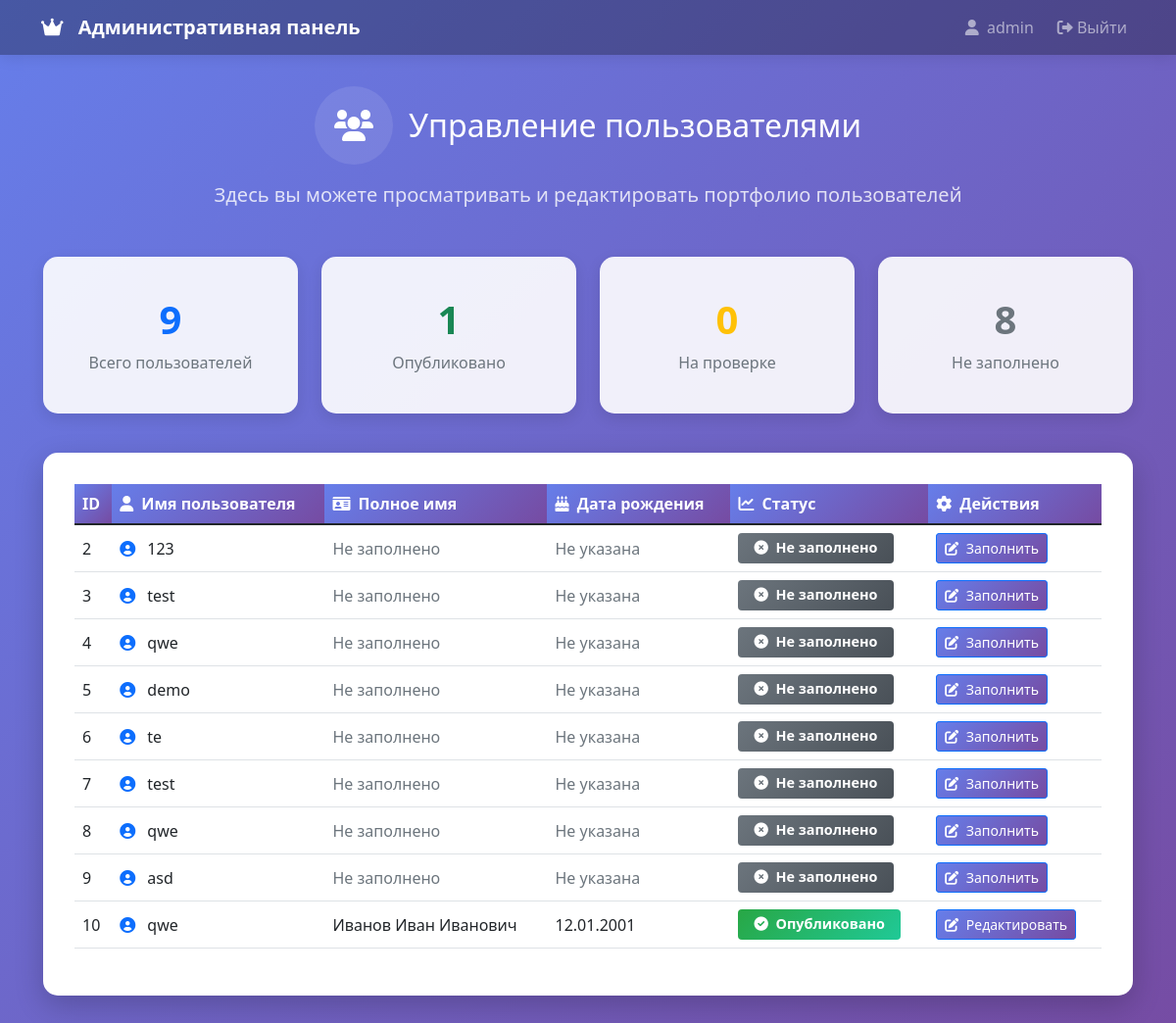
The page /admin (signed in) on the database its author committed.
### tables this page shows
CREATE TABLE users (
    id INTEGER PRIMARY KEY,
    username TEXT NOT NULL,
    password TEXT NOT NULL
    );

CREATE TABLE user_profiles (
        id INTEGER PRIMARY KEY AUTOINCREMENT,
        user_id INTEGER,
        full_name TEXT,
        birth_date TEXT,
        email TEXT,
        phone TEXT,
        bio TEXT,
        skills TEXT,
        job_position TEXT,
        salary_expectations TEXT,
        education TEXT,
        courses TEXT,
        certificates TEXT,
        github TEXT,
        linkedin TEXT,
        vk TEXT,
        telegram TEXT,
        portfolio_link TEXT,
        photo TEXT,
        experience TEXT,
        languages TEXT,
        is_completed BOOLEAN DEFAULT FALSE,
        FOREIGN KEY (user_id) REFERENCES users (id)
    );

### app.py (the view)
@app.route('/admin')
def admin():
    if 'username' not in session:
        return redirect('/login')
    if session['username'] != 'admin':
        return redirect('/user')
    try:
        connection = get_db_connection()
        users = connection.execute('''
            SELECT u.id, u.username, up.full_name, up.birth_date, up.is_completed
            FROM users u
            LEFT JOIN user_profiles up ON u.id = up.user_id
            WHERE u.username != 'admin'
            ORDER BY up.is_completed, u.id
        ''').fetchall()
        connection.close()
    except Exception as e:
        print(f"Ошибка получения пользователей: {e}")
        users = []
    return render_template('admin.html', users=users, username=session['username'])

### app.py (called while the page is built)
def get_db_connection():
    database_url = os.environ.get('DATABASE_URL')
    if database_url and database_url.startswith('postgresql://'):
        pass
    conn = sqlite3.connect('users.db')
    conn.row_factory = sqlite3.Row
    return conn

### templates/admin.html (shortened to what this page needs)
<!DOCTYPE html>
<html lang="ru">
<head>
    <link href="{{ url_for('static', filename='css/style.css') }}" rel="stylesheet">
    <link href="https://cdn.jsdelivr.net/npm/bootstrap@5.1.3/dist/css/bootstrap.min.css" rel="stylesheet">
    <link rel="stylesheet" href="https://cdnjs.cloudflare.com/ajax/libs/font-awesome/6.0.0/css/all.min.css">
</head>
<body class="admin-dashboard">
    <nav class="navbar navbar-expand-lg navbar-dark" style="background: rgba(0, 0, 0, 0.3);">
        <div class="container">
            <a class="navbar-brand" href="/admin">
                <i class="fas fa-crown"></i>
                <span>Административная панель</span>
            </a>
            <div class="navbar-nav ms-auto">
                <span class="navbar-text me-3">
                    <i class="fas fa-user me-1"></i> {{ username }}
                </span>
                <a class="nav-link" href="/logout">
                    <i class="fas fa-sign-out-alt"></i> Выйти
                </a>
            </div>
        </div>
    </nav>
    <div class="admin-content">
        <div class="admin-header fade-in">
            <div class="d-flex align-items-center justify-content-center mb-3 flex-column flex-md-row">
                <div class="icon-circle">
                    <i class="fas fa-users"></i>
                </div>
                <h1 class="h2 mb-0 ms-0 ms-md-3 mt-3 mt-md-0">Управление пользователями</h1>
            </div>
            <p class="lead" style="color: rgba(255, 255, 255, 0.8);">
                Здесь вы можете просматривать и редактировать портфолио пользователей
            </p>
        </div>
        <div class="container">
            <div class="row mb-4">
                <div class="col-md-3 col-6 mb-3">
                    <div class="stats-card h-100">
                        <div class="card-body">
                            <div class="text-primary display-6 fw-bold mb-2">{{ users|length }}</div>
                            <p class="text-muted mb-0">Всего пользователей</p>
                        </div>
                    </div>
                </div>
                <div class="col-md-3 col-6 mb-3">
                    <div class="stats-card h-100">
                        <div class="card-body">
                            {% set completed = users|selectattr('is_completed')|list|length %}
                            <div class="display-6 fw-bold mb-2 text-success">{{ completed }}</div>
                            <p class="text-muted mb-0">Опубликовано</p>
                        </div>
                    </div>
                </div>
                <div class="col-md-3 col-6 mb-3">
                    <div class="stats-card h-100">
                        <div class="card-body">
                            {% set pending = users|selectattr('full_name')|rejectattr('is_completed')|list|length %}
                            <div class="display-6 fw-bold mb-2 text-warning">{{ pending }}</div>
                            <p class="text-muted mb-0">На проверке</p>
                        </div>
                    </div>
                </div>
                <div class="col-md-3 col-6 mb-3">
                    <div class="stats-card h-100">
                        <div class="card-body">
                            {% set empty = users|rejectattr('full_name')|list|length %}
                            <div class="display-6 fw-bold mb-2 text-secondary">{{ empty }}</div>
                            <p class="text-muted mb-0">Не заполнено</p>
                        </div>
                    </div>
                </div>
            </div>
            <div class="row mb-4">
                <div class="col-12">
                    <div class="table-container fade-in">
                        <div class="table-responsive">
                            <table class="table table-hover">
                                <thead>
                                    <tr>
                                        <th>ID</th>
                                        <th><i class="fas fa-user me-1"></i> Имя пользователя</th>
                                        <th><i class="fas fa-id-card me-1"></i> Полное имя</th>
                                        <th><i class="fas fa-birthday-cake me-1"></i> Дата рождения</th>
                                        <th><i class="fas fa-chart-line me-1"></i> Статус</th>
                                        <th><i class="fas fa-cog me-1"></i> Действия</th>
                                    </tr>
                                </thead>
                                <tbody>
                                    {% for user in users %}
                                    <tr class="fade-in">
                                        <td>{{ user.id }}</td>
                                        <td>
                                            <i class="fas fa-user-circle me-2 text-primary"></i>
                                            {{ user.username }}
                                        </td>
                                        <td>
                                            {% if user.full_name %}
                                                {{ user.full_name }}
                                            {% else %}
                                                <span class="text-muted">Не заполнено</span>
                                            {% endif %}
                                        </td>
                                        <td>
                                            {% if user.birth_date %}
                                                {% set birth_date = user.birth_date.split('-') %}
                                                {{ birth_date[2] }}.{{ birth_date[1] }}.{{ birth_date[0] }}
                                            {% else %}
                                                <span class="text-muted">Не указана</span>
                                            {% endif %}
                                        </td>
                                        <td>
                                            {% if user.is_completed %}
                                                <span class="badge badge-success">
                                                    <i class="fas fa-check-circle me-1"></i> Опубликовано
                                                </span>
                                            {% elif user.full_name %}
                                                <span class="badge badge-warning">
                                                    <i class="fas fa-clock me-1"></i> На проверке
                                                </span>
                                            {% else %}
                                                <span class="badge badge-secondary">
                                                    <i class="fas fa-times-circle me-1"></i> Не заполнено
                                                </span>
                                            {% endif %}
                                        </td>
                                        <td>
                                            <a href="/admin/edit_user/{{ user.id }}" class="btn btn-primary btn-sm">
                                                <i class="fas fa-edit me-1"></i>
                                                {% if user.full_name %}Редактировать{% else %}Заполнить{% endif %}
                                            </a>
                                        </td>
                                    </tr>
                                    {% endfor %}
                                </tbody>
                            </table>
                        </div>
                    </div>
                </div>
            </div>
        </div>
    </div>
</body>
</html>

### static/css/style.css (style rules this page uses)
:root { --primary: #4361ee; --secondary: #3a0ca3; --success: #4cc9f0; --warning: #f72585; --danger: #ff0054; --light: #f8f9fa; --dark: #212529; --gradient-primary: linear-gradient(135deg, #667eea 0%, #764ba2 100%); --gradient-success: linear-gradient(135deg, #28a745 0%, #20c997 100%); --gradient-warning: linear-gradient(135deg, #ffc107 0%, #fd7e14 100%); }
* { margin: 0; padding: 0; box-sizing: border-box; }
body { font-family: 'Segoe UI', Tahoma, Geneva, Verdana, sans-serif; line-height: 1.6; color: var(--dark); }
.navbar { background: var(--gradient-primary); box-shadow: 0 2px 15px rgba(0, 0, 0, 0.1); }
.navbar-brand { font-weight: 600; font-size: 1.2rem; color: #eee }
.navbar-brand i { margin-right: 10px; }
.icon-circle { width: 60px; height: 60px; background: var(--gradient-primary); border-radius: 50%; display: flex; align-items: center; justify-content: center; color: white; font-size: 1.5rem; }
.btn { border-radius: 50px; padding: 12px 30px; font-weight: 600; transition: all 0.3s ease; border: none; }
.btn-primary { background: var(--gradient-primary); }
.fade-in { opacity: 0; transform: translateY(20px); animation: slideUp 0.6s ease-out forwards; }

### templates/admin.html (style rules this page uses)
.admin-dashboard { background: linear-gradient(135deg, #667eea 0%, #764ba2 100%); min-height: 100vh; }
.admin-content { padding: 2rem; color: white; }
.admin-header { text-align: center; margin-bottom: 3rem; animation: fadeIn 0.8s ease-in; }
.icon-circle { width: 80px; height: 80px; background: rgba(255, 255, 255, 0.1); border-radius: 50%; display: flex; align-items: center; justify-content: center; font-size: 2rem; }
.table-container { background: white; border-radius: 15px; padding: 2rem; box-shadow: 0 10px 30px rgba(0, 0, 0, 0.2); margin-bottom: 2rem; animation: slideUp 0.6s ease-out; }
.table th { background: linear-gradient(135deg, #667eea 0%, #764ba2 100%); color: white; border: none; }
.table td { vertical-align: middle; }
.badge { padding: 0.5rem 1rem; font-size: 0.9rem; }
.badge-success { background: linear-gradient(135deg, #28a745 0%, #20c997 100%); }
.badge-secondary { background: linear-gradient(135deg, #6c757d 0%, #495057 100%); }
.stats-card { background: rgba(255, 255, 255, 0.9); border-radius: 15px; padding: 1.5rem; text-align: center; transition: transform 0.3s ease; box-shadow: 0 5px 15px rgba(0, 0, 0, 0.1); }

### rows shown on the page
users: id "2", username "123", shows "Не заполнено", shows "Не указана", shows "Заполнить"
users: id "3", username "test", shows "Не заполнено", shows "Не указана", shows "Заполнить"
users: id "4", username "qwe", shows "Не заполнено", shows "Не указана", shows "Заполнить"
users: id "5", username "demo", shows "Не заполнено", shows "Не указана", shows "Заполнить"
users: id "6", username "te", shows "Не заполнено", shows "Не указана", shows "Заполнить"
users: id "7", username "test", shows "Не заполнено", shows "Не указана", shows "Заполнить"
users: id "8", username "qwe", shows "Не заполнено", shows "Не указана", shows "Заполнить"
users: id "9", username "asd", shows "Не заполнено", shows "Не указана", shows "Заполнить"
user_profiles: id "10", username "qwe", full_name "Иванов Иван Иванович", birth_date "12", birth_date "01", birth_date "2001", is_completed True (drawn), shows "Редактировать"

### other values the page prints
{{ username }} "admin"
{{ users|length }} "9"
{{ completed }} "1"
{{ pending }} "0"
{{ empty }} "8"
